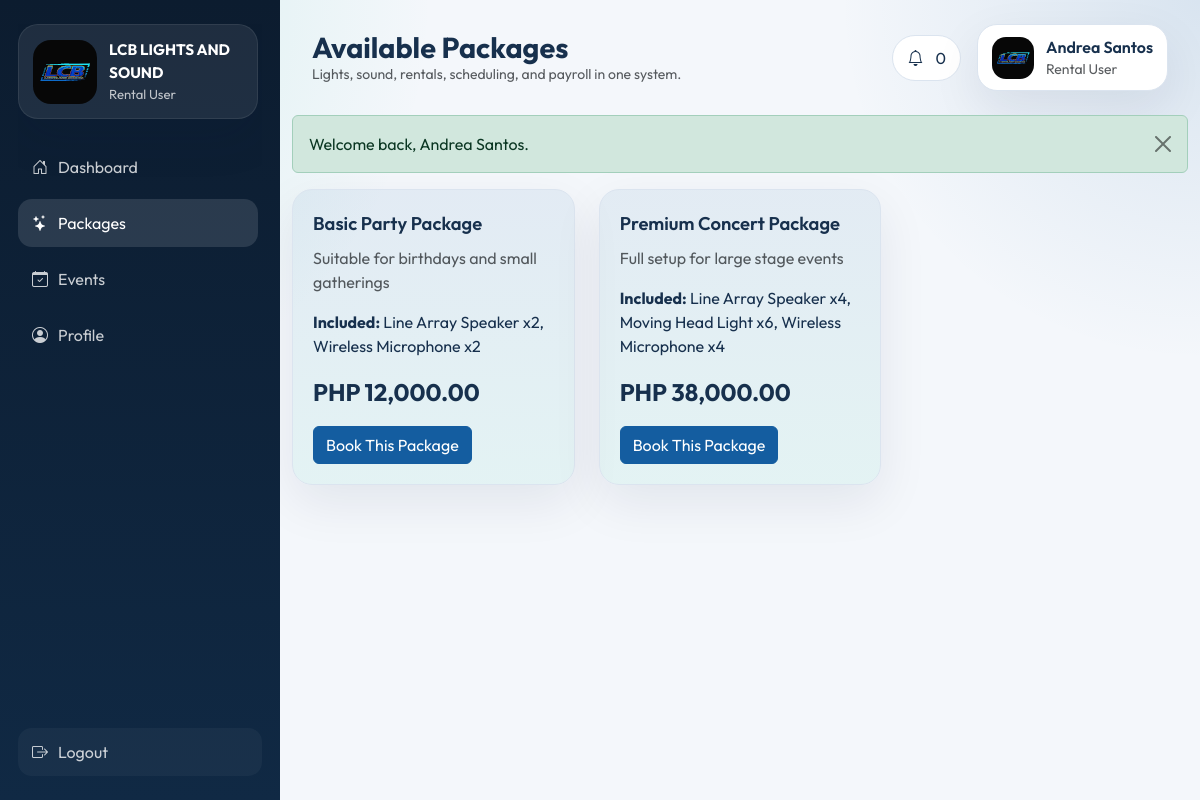
The page /rental/packages.php (signed in) on the database its author committed.
### tables this page shows
CREATE TABLE packages (
    id INT AUTO_INCREMENT PRIMARY KEY,
    package_name VARCHAR(150) NOT NULL,
    description TEXT NULL,
    equipment_ids TEXT NULL,
    equipment_summary TEXT NULL,
    price DECIMAL(10,2) NOT NULL DEFAULT 0,
    availability_status ENUM('Available', 'Unavailable') NOT NULL DEFAULT 'Available',
    approval_status ENUM('Pending', 'Approved', 'Denied') NOT NULL DEFAULT 'Pending',
    submitted_by INT NULL,
    approved_by INT NULL,
    created_at TIMESTAMP DEFAULT CURRENT_TIMESTAMP,
    FOREIGN KEY (submitted_by) REFERENCES users(id) ON DELETE SET NULL,
    FOREIGN KEY (approved_by) REFERENCES users(id) ON DELETE SET NULL
);

### config/helpers.php (called while the page is built, shortened)
<?php
function db(): mysqli
{
    global $mysqli;
    return $mysqli;
}
function app_url(string $path = ''): string
{
    return rtrim(BASE_URL, '/') . ($path ? '/' . ltrim($path, '/') : '');
}
function e(?string $value): string
{
    return htmlspecialchars((string) $value, ENT_QUOTES, 'UTF-8');
}
function fetch_all(string $sql, string $types = '', array $params = []): array
{
    $stmt = db()->prepare($sql);
    $stmt->execute();
    return $stmt->get_result()->fetch_all(MYSQLI_ASSOC);
}
function money(float $value): string
{
    return 'PHP ' . number_format($value, 2);
}

### rental/packages.php (the view, shortened to what this page needs)
<?php
$packages = fetch_all('SELECT * FROM packages WHERE approval_status = "Approved" AND availability_status = "Available" ORDER BY created_at DESC');
require BASE_PATH . '/partials/layout_top.php';
?>
<div class="row g-4">
    <?php foreach ($packages as $package): ?>
        <div class="col-lg-4">
            <div class="content-card h-100 bg-soft">
                <div class="section-title"><?= e($package['package_name']) ?></div>
                <div class="mt-2 text-muted"><?= e($package['description']) ?></div>
                <div class="mt-3"><strong>Included:</strong> <?= e($package['equipment_summary']) ?></div>
                <div class="mt-3 fs-4 fw-bold"><?= e(money((float) $package['price'])) ?></div>
                <a href="<?= e(app_url('rental/events.php')) ?>" class="btn btn-primary mt-3">Book This Package</a>
            </div>
        </div>
    <?php endforeach; ?>
</div>
<?php require BASE_PATH . '/partials/layout_bottom.php'; ?>

### assets/css/style.css (style rules this page uses)
:root { --bg: #f4f7fb; --surface: #ffffff; --surface-alt: #0c1c2f; --text: #17304d; --muted: #6e8097; --primary: #145da0; --accent: #1fbf9f; --warning: #f39c12; --danger: #d64545; --border: #dbe4ef; --shadow: 0 18px 50px rgba(8, 31, 61, 0.08); }
* { box-sizing: border-box; }
body { margin: 0; background: radial-gradient(circle at top left, rgba(31, 191, 159, 0.16), transparent 30%), radial-gradient(circle at top right, rgba(20, 93, 160, 0.12), transparent 25%), var(--bg); color: var(--text); font-family: 'Outfit', sans-serif; }
.brand-card, .user-chip, .stats-card, .content-card, .mini-card, .auth-card, .calendar-card { background: var(--surface); border: 1px solid var(--border); border-radius: 20px; box-shadow: var(--shadow); }
.stats-card, .content-card, .mini-card, .calendar-card { padding: 20px; }
.section-title { font-size: 1.15rem; font-weight: 600; }
.container-fluid, .row, .content-card, .calendar-card, .stats-card { min-width: 0; }
.btn-primary { background: var(--primary); border-color: var(--primary); }
.bg-soft { background: linear-gradient(180deg, rgba(20, 93, 160, 0.08), rgba(31, 191, 159, 0.08)); }

### rows shown on the page
packages: package_name "Basic Party Package", description "Suitable for birthdays and small gatherings", equipment_summary "Line Array Speaker x2, Wireless Microphone x2", price "PHP 12,000.00"
packages: package_name "Premium Concert Package", description "Full setup for large stage events", equipment_summary "Line Array Speaker x4, Moving Head Light x6, Wireless Microphone x4", price "PHP 38,000.00"

### other values the page prints
role_label($accountType) "Rental User"
$label "Dashboard"
$label "Packages"
$label "Events"
$label "Profile"
$pageTitle "Available Packages"
$notificationCount "0"
$user['full_name'] "Andrea Santos"
$user['employee_role'] "Rental User"
$flash['message'] "Welcome back, Andrea Santos."
